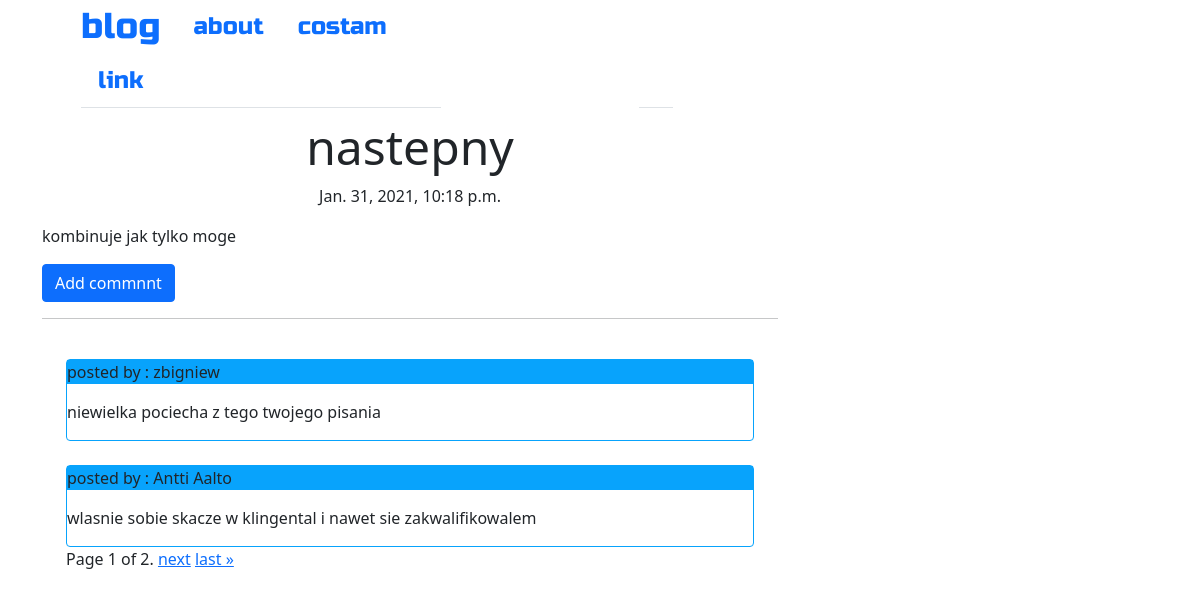
The page /blog/post/4 on the database its author committed.
### blog/models.py (models this page shows, shortened)
class Post(models.Model):
    author = models.ForeignKey('auth.User', on_delete=models.CASCADE)
    title = models.CharField(max_length=200)
    text = models.TextField()
    create_date = models.DateTimeField(default=timezone.now)
    published_date = models.DateTimeField(blank=True, null=True)
    def comments_not_approved(self):
        to_approve = self.comments.filter(approved_comments = False)
        return to_approve

class Comment(models.Model):
    post = models.ForeignKey('blog.Post', on_delete=models.CASCADE, related_name='comments')
    author = models.CharField(max_length=200)
    text = models.TextField()
    create_date = models.DateTimeField(default=timezone.now)
    approved_comments = models.BooleanField(default=False)

### blog/views.py (the view)
# urls.py: re_path(r'post/(?P<pk>\d+)$', views.PostDetailView.as_view(), name='post_detail'),
class PostDetailView( DetailView):
    model = Post
    paginate_by = 2
    def get_context_data(self, **kwargs):
        object_list = Comment.objects.filter(post=self.get_object()).order_by('id')
        context = super(PostDetailView, self).get_context_data(object_list=object_list, **kwargs)
        activities = self.get_related_activities(object_list)
        context['page_obj'] = activities
        context['object_list'] = activities.object_list
        return context
    def get_related_activities(self, query_object_list):
        queryset = query_object_list
        paginator = Paginator(queryset, self.paginate_by)
        page = self.request.GET.get('page')
        activities = paginator.get_page(page)
        return activities

### blog/templates/blog/post_detail.html (shortened to what this page needs)
{% extends 'blog/base.html' %}
{% block content%}
<h3 class=" posttitle loader">{{post.title}}</h3>
{% if post.published_date %}
    <div class="date postdate"> {{ post.published_date}}</div>
{% else %}
    <a class="btn btn-primary" href="{% url 'post_publish' pk=post.pk %}">Publish</a>
{% endif%}
<p class="postcontent">{{ post.text|safe|linebreaksbr}}</p>
<a class="btn btn-primary btn-comment" href="{% url 'add_comment_to_post' pk=post.pk%}">Add commnnt</a>
<hr class="loader">
<div class="container">
    {% for comment in page_obj %}
    <br>
        {% if user.is_authenticated or comment.approved_comments %}
        <div class="comment">
        <p class="author">posted by : {{ comment.author}}</p>
        <p>{{ comment.text|safe|linebreaksbr}}</p>
        </div>
        {% endif %}
        {% empty %}
        <p> no comments!</p>
     <hr>
    {% endfor %}
    <div class="pagination">
    <span class="step-links">
        <span class="current">
            Page {{ page_obj.number }} of {{ page_obj.paginator.num_pages }}.
        </span>
        {% if page_obj.has_next %}
            <a href="?page={{ page_obj.next_page_number }}">next</a>
            <a href="?page={{ page_obj.paginator.num_pages }}">last &raquo;</a>
        {% endif %}
    </span>
</div>
</div>
{% endblock %}

### blog/static/css/blog.css (style rules this page uses)
.postdate { text-align: center; }
.posttitle { font-font:'Russo One' , sans-serif; font-size: 3em; text-align: center; }
.postcontent { font-family: 'Monserrat'; font-size: 1.5em; }
.btn-comment { position: absoulute; right: 0px; }
.loader { filter:hue-rotate(0deg); color:linear-gradient(45deg,#0f8,#08f); animation:hue 10000ms infinite linear; }
.comment { border-style: ridge; border-radius: 4px; border:solid 1px; border-color: #08a3fc; }
.author { background-color: #08a3fc; }

### rows shown on the page
Post: title "nastepny", published_date "Jan. 31, 2021, 10:18 p.m.", text "kombinuje jak tylko moge"
Comment: author "zbigniew", text "niewielka pociecha z tego twojego pisania"
Comment: author "Antti Aalto", text "wlasnie sobie skacze w klingental i nawet sie zakwalifikowalem"

### other values the page prints
{{ page_obj.number }} "1"
{{ page_obj.paginator.num_pages }} "2"
